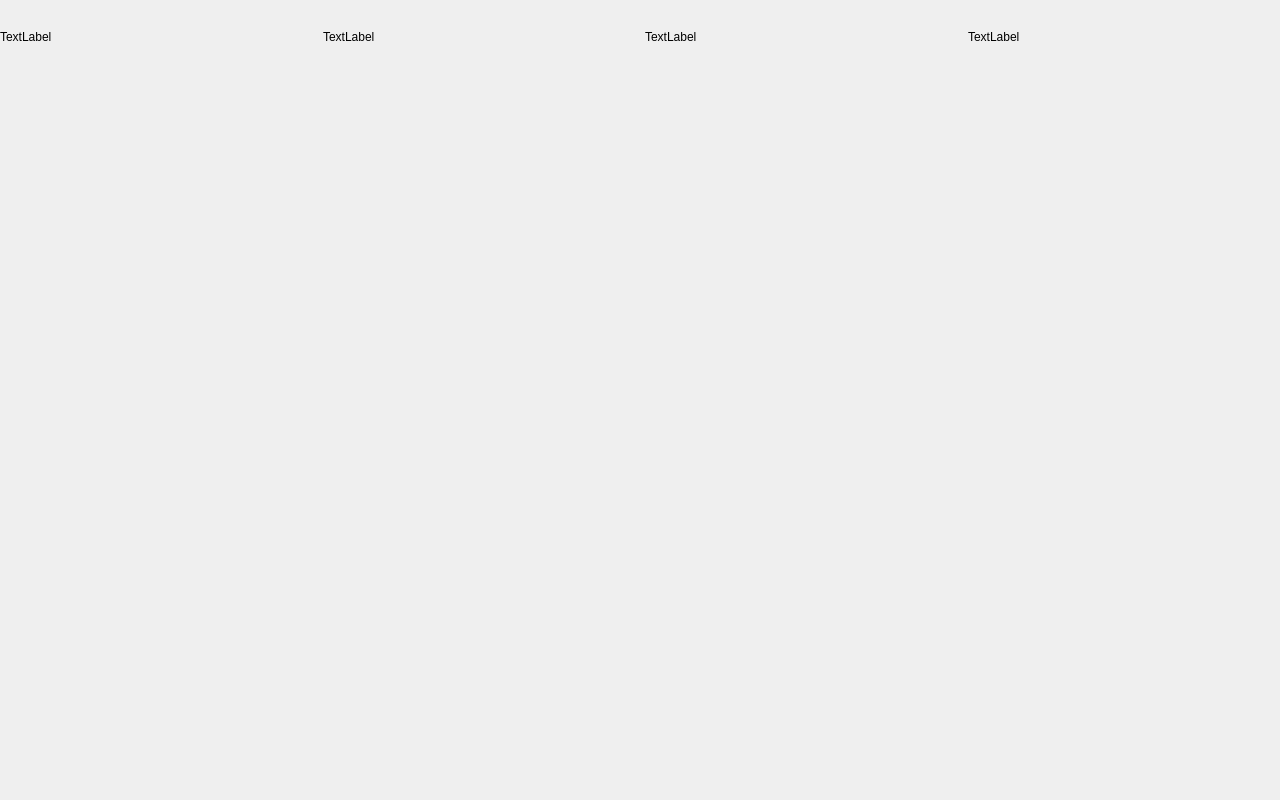
<?xml version="1.0" encoding="UTF-8"?>
<ui version="4.0">
 <class>HarmonicsSetDialog</class>
 <widget class="QDialog" name="HarmonicsSetDialog">
  <property name="geometry">
   <rect>
    <x>0</x>
    <y>0</y>
    <width>1280</width>
    <height>800</height>
   </rect>
  </property>
  <property name="windowTitle">
   <string notr="true"/>
  </property>
  <layout class="QVBoxLayout" name="verticalLayout" stretch="1,14">
   <property name="spacing">
    <number>10</number>
   </property>
   <property name="leftMargin">
    <number>0</number>
   </property>
   <property name="rightMargin">
    <number>0</number>
   </property>
   <property name="bottomMargin">
    <number>0</number>
   </property>
   <item>
    <widget class="QWidget" name="widget" native="true">
     <layout class="QHBoxLayout" name="horizontalLayout_2">
      <property name="spacing">
       <number>10</number>
      </property>
      <property name="leftMargin">
       <number>0</number>
      </property>
      <property name="topMargin">
       <number>0</number>
      </property>
      <property name="rightMargin">
       <number>0</number>
      </property>
      <property name="bottomMargin">
       <number>0</number>
      </property>
      <item>
       <widget class="QLabel" name="label">
        <property name="text">
         <string>TextLabel</string>
        </property>
       </widget>
      </item>
      <item>
       <widget class="QLabel" name="label_2">
        <property name="text">
         <string>TextLabel</string>
        </property>
       </widget>
      </item>
      <item>
       <widget class="QLabel" name="label_3">
        <property name="text">
         <string>TextLabel</string>
        </property>
       </widget>
      </item>
      <item>
       <widget class="QLabel" name="label_4">
        <property name="text">
         <string>TextLabel</string>
        </property>
       </widget>
      </item>
     </layout>
    </widget>
   </item>
   <item>
    <layout class="QHBoxLayout" name="horizontalLayout" stretch="7,1">
     <property name="spacing">
      <number>10</number>
     </property>
     <property name="rightMargin">
      <number>20</number>
     </property>
     <item>
      <widget class="QWidget" name="widget_2" native="true"/>
     </item>
     <item>
      <widget class="QWidget" name="widget_3" native="true"/>
     </item>
    </layout>
   </item>
  </layout>
 </widget>
 <resources/>
 <connections/>
</ui>
